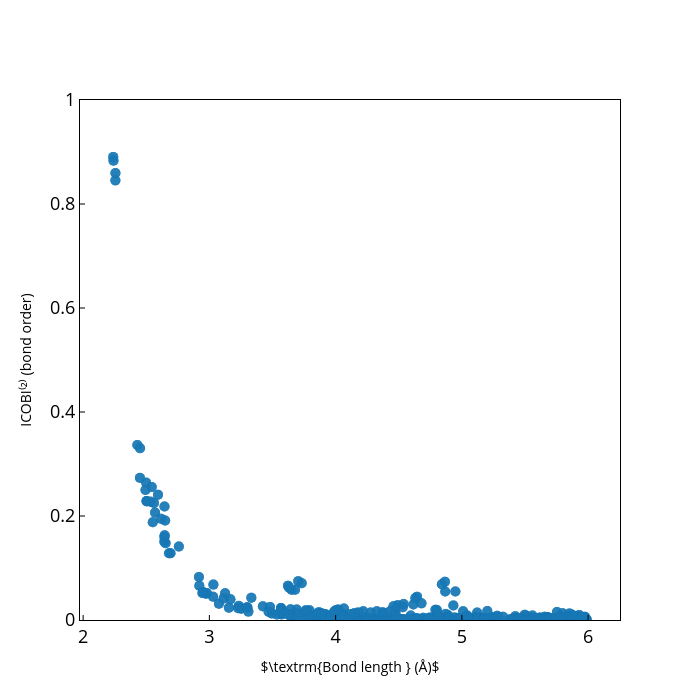

The notebook cell this image was saved under:
### Code cell
#Two center ICOBI
Ge = icobilist_Ge.icohpcollection._list_icohp
icobi_Ge = []
for i,j in enumerate(Ge):
    icobi_Ge.append(sum(list(icobilist_Ge.icohpcollection._list_icohp[i].values())))

scatter_Ge = go.Scatter(
    x=icobilist_Ge.icohpcollection._list_length,
    y= icobi_Ge,
    mode='markers',
    marker=dict(
        size=10,color='#1878b6'),
   # hovertext = 'mp-id:'+ df['index']+ '<br>Bond label: ' +df['ICOHP_bond_label'] + '<br>Composition: ' + df['Formula']
)

fig = go.Figure(scatter_Ge)
#fig.update_layout(xaxis_type='log')
fig.update_traces(marker_opacity=0.5)
fig.update_layout(yaxis = dict(tickfont = dict(size=18)))
fig.update_layout(xaxis = dict(tickfont = dict(size=18)))
fig.update_yaxes(title_font=dict(size=22), color='black')
fig.update_xaxes(title_font=dict(size=22), color='black')
fig.update_layout(width=700, height =700)
fig.update_xaxes(showline=True, linewidth=1, linecolor='black', mirror=True, showgrid=False)
fig.update_yaxes(showline=True, linewidth=1, linecolor='black', mirror=True, showgrid=False, range=[0,1])
fig.update_xaxes(ticks="inside", tickwidth=1, tickcolor='black', ticklen=5)
fig.update_yaxes(ticks="inside", tickwidth=1, tickcolor='black', ticklen=5)

fig.update_layout(yaxis_title="ICOBI⁽²⁾ (bond order)", xaxis_title = '$\\textrm{Bond length } (Å)$')
fig.update_layout(yaxis = dict(tickfont = dict(size=18)))
fig.update_layout(xaxis = dict(tickfont = dict(size=18)))
#fig.update_xaxes(tickmode='linear', tick0=0.0, dtick=1.0)
# Save as PDF
pio.write_image(fig, "plot_ICOBI_Ge.pdf", format="pdf", engine="orca")
fig.show()
#fig.write_image("./ICOBI_Ge.pdf")

### Figure 1 — Plotly figure (JSON) as saved in the notebook; plotly's stock layout.template omitted (floating-point values rounded to 4 significant figures; data arrays with more than 128 entries replaced by an {"elided": "..."} marker saying what was removed)
{"data": [{"marker": {"color": "#1878b6", "size": 10, "opacity": 0.5}, "mode": "markers", "x": {"elided": "1244 float values"}, "y": {"elided": "1244 float values"}, "type": "scatter"}], "layout": {"yaxis": {"tickfont": {"size": 18}, "title": {"text": "ICOBI⁽²⁾ (bond order)"}, "color": "black", "showline": true, "linewidth": 1, "linecolor": "black", "mirror": true, "showgrid": false, "range": [0, 1], "ticks": "inside", "tickwidth": 1, "tickcolor": "black", "ticklen": 5}, "xaxis": {"tickfont": {"size": 18}, "title": {"text": "$\\textrm{Bond length } (Å)$"}, "color": "black", "showline": true, "linewidth": 1, "linecolor": "black", "mirror": true, "showgrid": false, "ticks": "inside", "tickwidth": 1, "tickcolor": "black", "ticklen": 5}, "width": 700, "height": 700}}
